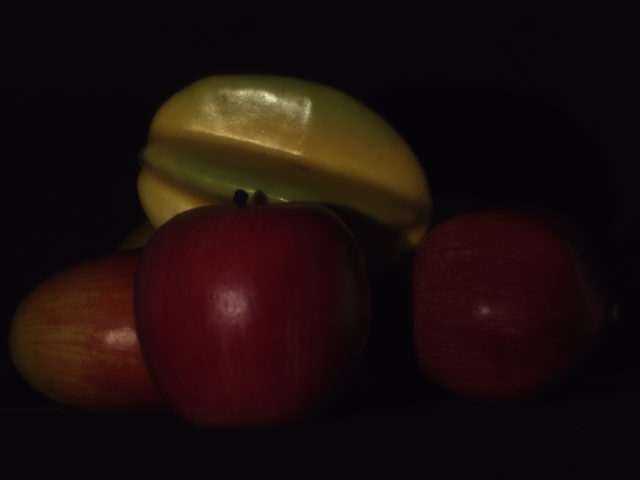
%> input picture img/fruit.bmp, 640 x 480 px
$ octave example.m   (GNU Octave 9; MATLAB toolbox functions it lacks are replaced by stand-ins)
%> lines starting %> are read from the running program, lines starting %| are printed output that depends on the picture
### Yang2010/Yang2010.m
function I_d = Yang2010(I)
%Yang2010 I_d = Yang2010(I)
%  This method uses a fast bilateralFilter implementation by Jiawen Chen:
%    http://people.csail.mit.edu/jiawen/software/bilateralFilter.m
%
%  This method should have equivalent functionality as
%  `qx_highlight_removal_bf.cpp` formerly distributed by the author.
%
%  See also SIHR, Tan2005.

assert(isa(I, 'double'), 'SIHR:I:notTypeDouble', ...
    'Input I is not type double.')
assert(min(I(:)) >= 0 && max(I(:)) <= 1, 'SIHR:I:notWithinRange', ...
    'Input I is not within [0, 1] range.')
[n_row, n_col, n_ch] = size(I);
assert(n_row > 1 && n_col > 1, 'SIHR:I:singletonDimension', ...
    'Input I has a singleton dimension.')
assert(n_ch == 3, 'SIHR:I:notRGB', ...
    'Input I is not a RGB image.')

total = sum(I, 3);

sigma = I ./ total;
sigma(isnan(sigma)) = 0;

sigmaMin = min(sigma, [], 3);
sigmaMax = max(sigma, [], 3);

lambda = ones(size(I)) / 3;
lambda = (sigma - sigmaMin) ./ ...
    (3 * (lambda - sigmaMin));
lambda(isnan(lambda)) = 1 / 3;

lambdaMax = max(lambda, [], 3);

SIGMAS = 0.25 * min(size(I, 1), size(I, 2));
              % sqrt(size(I, 1)*size(I, 2));
SIGMAR = 0.04;
THR = 0.03;

while true
    sigmaMaxF = bilateralFilter(sigmaMax, lambdaMax, 0, 1, SIGMAS, SIGMAR);
    if nnz(sigmaMaxF-sigmaMax > THR) == 0
        break
    end
    sigmaMax = max(sigmaMax, sigmaMaxF);
end

Imax = max(I, [], 3);

den = (1 - 3 * sigmaMax);
I_s = (Imax - sigmaMax .* total) ./ den;
I_s(den == 0) = max(I_s(den ~= 0));

I_d = min(1, max(0, I-I_s));

end

### paper/figures/example.m
I = im2double(imread('fruit.bmp'));
I_d = Yang2010(I);
%> in Yang2010, `total = sum(I, 3);`:
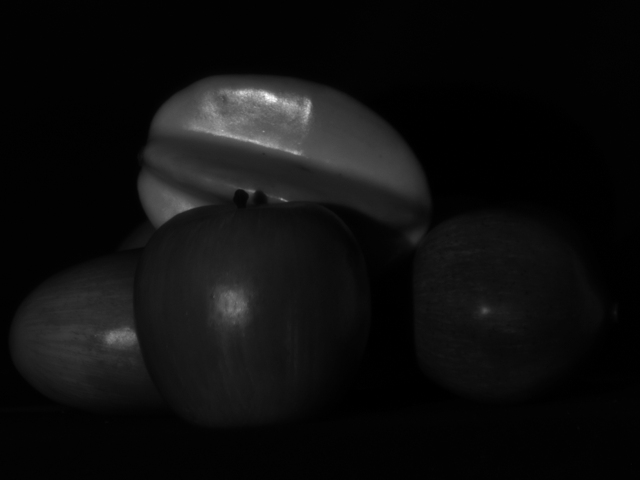
%> total: size 480x640 double; min 0.0627, max 2.51, mean 0.205; drawn with min black and max white
%> in Yang2010, `sigma = I ./ total;`:
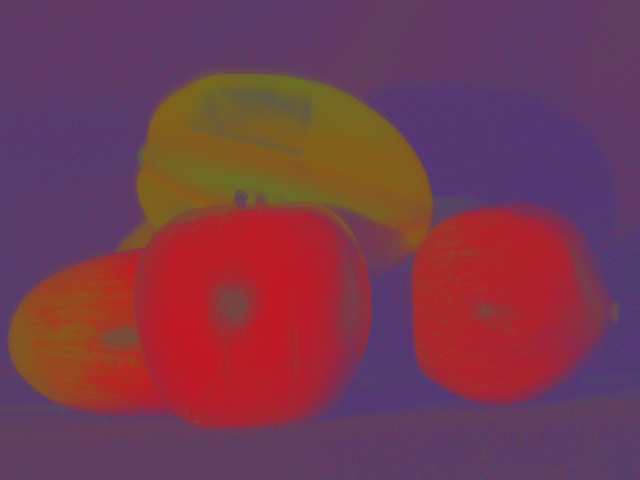
%> sigma: size 480x640x3 double; mean R, G, B 0.462, 0.229, 0.309
%> in Yang2010, `sigmaMin = min(sigma, [], 3);`:
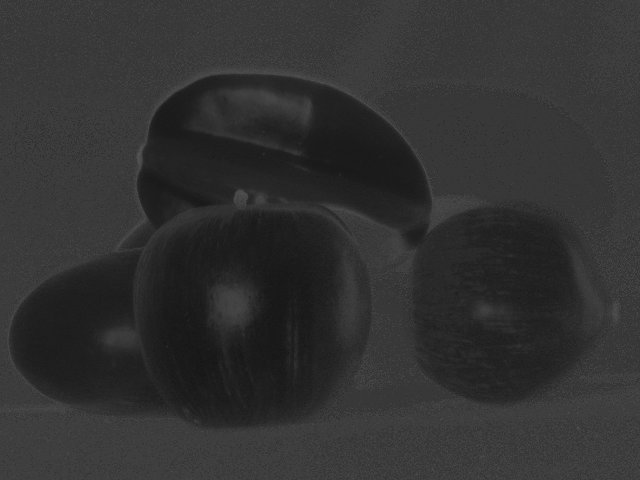
%> sigmaMin: size 480x640 double; min 0.0857, max 0.333, mean 0.197
%> in Yang2010, `sigmaMax = max(sigma, [], 3);`:
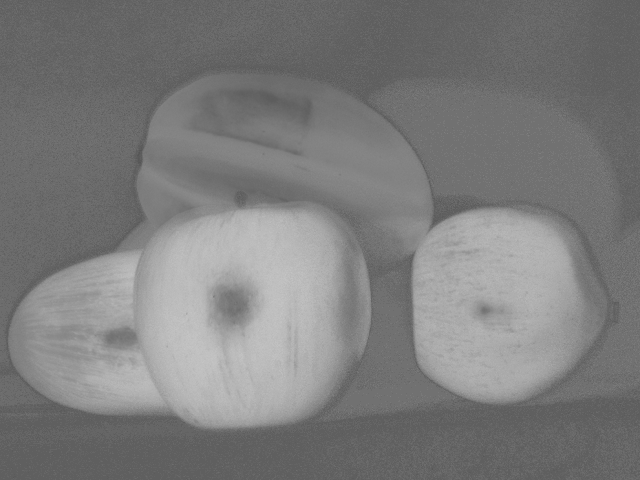
%> sigmaMax: size 480x640 double; min 0.333, max 0.776, mean 0.489
%> in Yang2010, `lambda = (sigma - sigmaMin) ./ (3 * (lambda - sigmaMin));`: lambda: size 480x640x3 double; 0% of the values are NaN or infinite; the others: min 0, max 1, mean 0.333
%> in Yang2010, `lambda(isnan(lambda)) = 1 / 3;`:
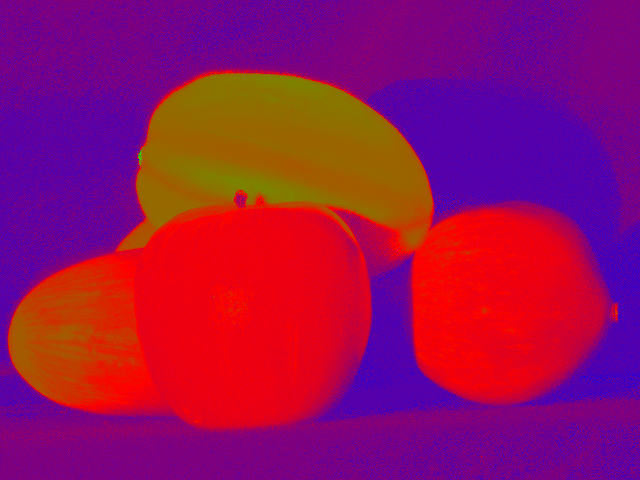
%> lambda: size 480x640x3 double; mean R, G, B 0.591, 0.057, 0.352
%> in Yang2010, `lambdaMax = max(lambda, [], 3);`:
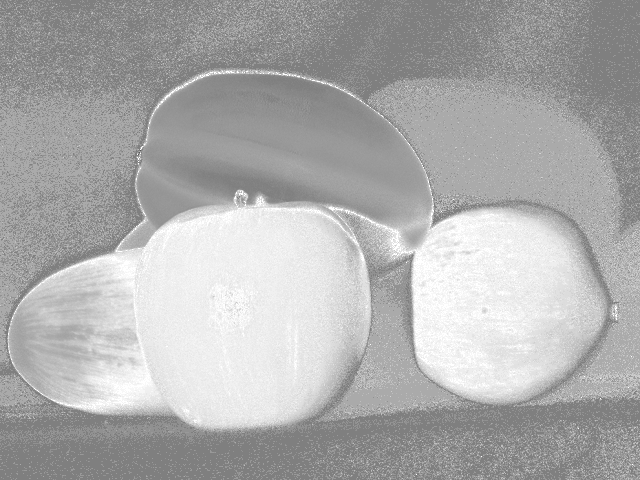
%> lambdaMax: size 480x640 double; min 0.333, max 1, mean 0.68
%> the run ends on the next line

$ run again, with img/animals.bmp copied over img/fruit.bmp
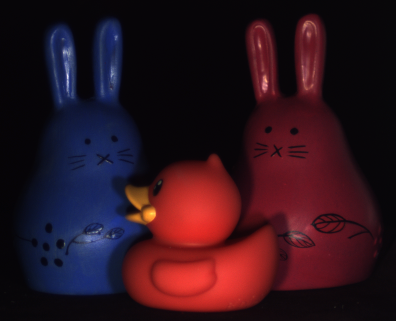
%> input picture img/animals.bmp, 396 x 321 px
%> in Yang2010, `lambda = (sigma - sigmaMin) ./ (3 * (lambda - sigmaMin));`:
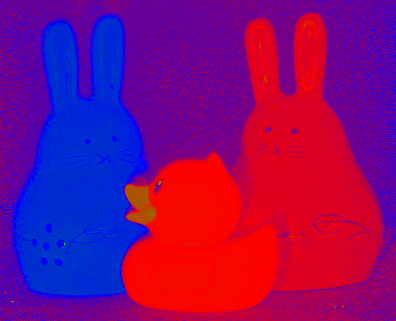
%> lambda: size 321x396x3 double; mean R, G, B 0.503, 0.0355, 0.461
%> in Yang2010, `lambdaMax = max(lambda, [], 3);`:
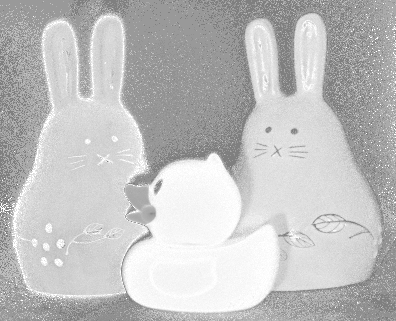
%> lambdaMax: size 321x396 double; min 0.5, max 1, mean 0.756

$ run again, with img/lady.bmp copied over img/fruit.bmp
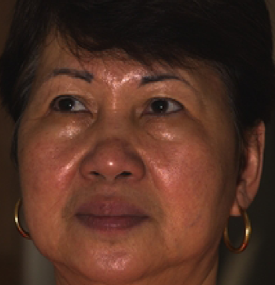
%> input picture img/lady.bmp, 275 x 285 px
%> in Yang2010, `lambda(isnan(lambda)) = 1 / 3;`:
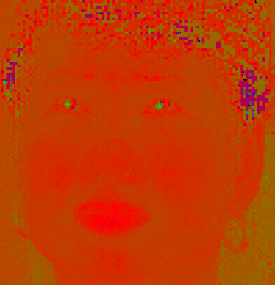
%> lambda: size 285x275x3 double; mean R, G, B 0.767, 0.226, 0.00706
%> in Yang2010, `lambdaMax = max(lambda, [], 3);`:
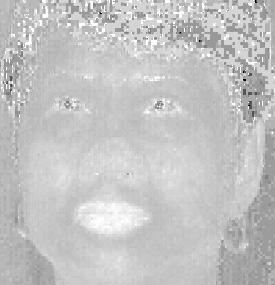
%> lambdaMax: size 285x275 double; min 0, max 1, mean 0.767
